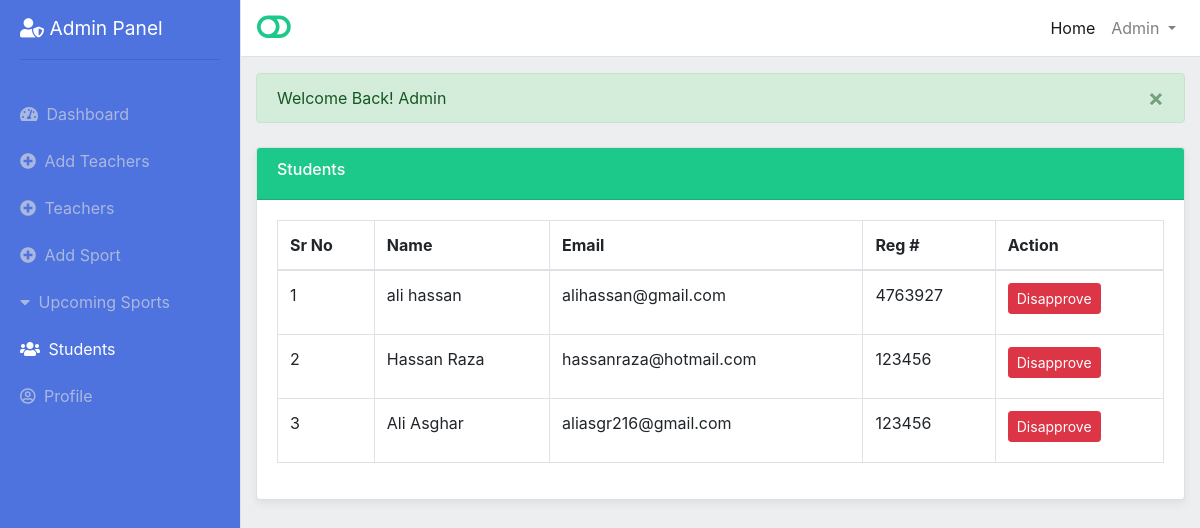
Page /admin/students.php (signed in) on the earlier database version.
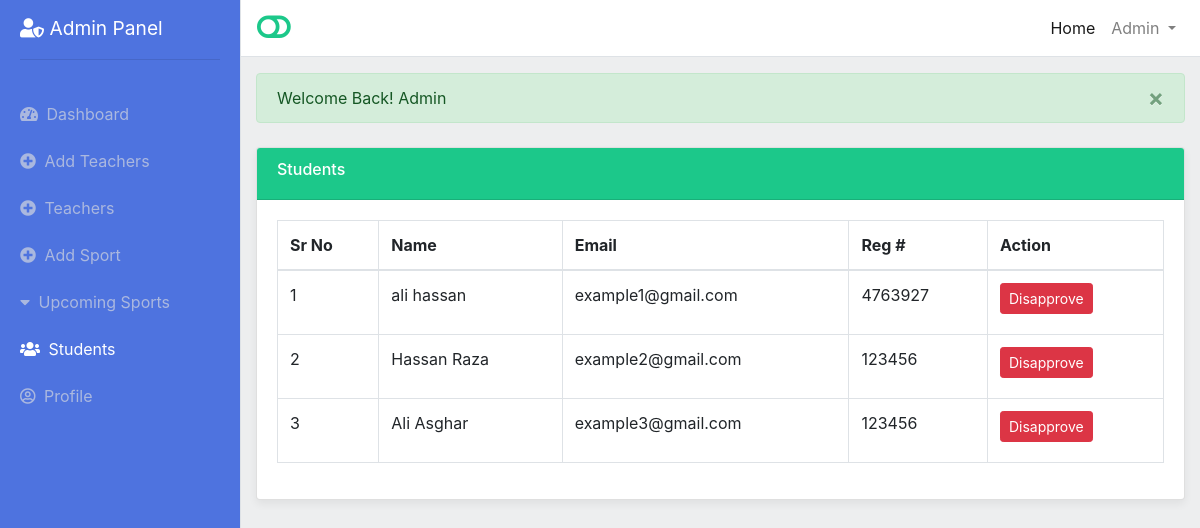
Same page on the later database version.
### tables this page shows
CREATE TABLE `users` (
  `id` int(11) NOT NULL,
  `name` varchar(255) NOT NULL,
  `email` varchar(255) NOT NULL,
  `reg` varchar(255) NOT NULL,
  `status` tinyint(4) NOT NULL,
  `password` varchar(255) NOT NULL
);

### admin/students.php (the view, shortened to what this page needs)
<?php require_once '../include/config/config.php'; ?>
<!DOCTYPE html>
<html lang="en">
<head>
  <link href="../assets/css/bootstrap.min.css" rel="stylesheet">
  <link href="../assets/fontawesome-free/css/all.min.css" rel="stylesheet">
  <link rel="stylesheet" href="../portal-assets/css/simple-sidebar.css?v=<?php echo time(); ?>">
</head>
<body>
  <div class="d-flex" id="wrapper">
    <div class="bg-light border-right" id="sidebar-wrapper">
      <div class="sidebar-heading "> <i class="fas fa-user-shield"></i> Admin Panel
        <hr>
      </div>
      <div class="list-group list-group-flush">
        <a href="index.php" class="list-group-item list-group-item-action  ">
          <span class="mr-1"> <i class="fas fa-tachometer-alt"></i> </span> Dashboard
        </a>
        <a href="add-teachers.php" class="list-group-item list-group-item-action ">
          <span class="mr-1"> <i class="fa fa-plus-circle"></i> </span> Add Teachers
        </a>
        <a href="registered-teachers.php" class="list-group-item list-group-item-action  ">
          <span class="mr-1"> <i class="fa fa-plus-circle"></i> </span> Teachers
        </a>
        <a href="add-sports.php" class="list-group-item list-group-item-action ">
          <span class="mr-1"> <i class="fa fa-plus-circle"></i> </span> Add Sport
        </a>
        <a href="upcoming-sports.php" class="list-group-item list-group-item-action ">
          <span class="mr-1"> <i class="fa fa-caret-down" aria-hidden="true"></i> </span> Upcoming Sports
        </a>
        <a href="index" class="list-group-item list-group-item-action active">
          <span class="mr-1"> <i class="fas fa-users"></i> </span> Students
        </a>
        <a href="admin-profile.php" class="list-group-item list-group-item-action ">
          <span class="mr-1"> <i class="far fa-user-circle"></i> </span> Profile
        </a>
      </div>
    </div>
    <div id="page-content-wrapper">
      <nav class="navbar navbar-expand-lg navbar-light bg-light border-bottom">
        <a href="#" id="menu-toggle"> <i class="fas fa-toggle-off toggler-fa "></i> </a>
        <div class="collapse navbar-collapse" id="navbarSupportedContent">
          <ul class="navbar-nav ml-auto mt-2 mt-lg-0">
            <li class="nav-item active">
              <a class="nav-link" href="../index.php">Home <span class="sr-only">(current)</span></a>
            </li>
            <li class="nav-item dropdown">
              <a class="nav-link dropdown-toggle" href="#" id="navbarDropdown" role="button" data-toggle="dropdown"
                aria-haspopup="true" aria-expanded="false">
                <?php echo $_SESSION['adminName']; ?>
              </a>
            </li>
          </ul>
        </div>
      </nav>
      <div class="container-fluid">
        <div class="my-3">
        </div>
        <div class="card my-4 ">
          <div class="card-header bg-success">
            <h6> Students </h6>
          </div>
          <div class="card-body">
            <div class="table-responsive">
              <table class="table table-bordered">
                <thead>
                  <tr>
                    <th>Sr No</th>
                    <th>Name</th>
                    <th>Email</th>
                    <th>Reg #</th>
                    <th>Action</th>
                  </tr>
                </thead>
                <tbody>
                  <?php
                  $query = '  SELECT * FROM users ';
                  $execute = mysqli_query($Connection, $query);
                  $srn = 0;
                  while ($row = mysqli_fetch_array($execute)) {
                      $id = $row['id'];
                      $name = $row['name'];
                      $email = $row['email'];
                      $regno = $row['reg'];
                      $srn++; ?>
                  <tr>
                    <td> <?php echo $srn; ?> </td>
                    <td> <?php echo $name ?> </td>
                    <td><?php echo $email ?></td>
                    <td><?php echo $regno; ?></td>
                    <td>
                      <a href="include/disapproveUser.php?dissaproveUser=<?php echo $id ?>  "
                        onclick="return confirm('Are you sure to Disapprove this user?')" class="btn btn-danger btn-sm mb-2 ">
                        Disapprove
                      </a>
                    </td>
                  </tr>
                  <?php
                  } ?>
                </tbody>
              </table>
            </div>
          </div>
        </div>
      </div>
    </div>
</body>
</html>

Differences in the rows shown:
changed users "ali hassan": email "alihassan@gmail.com" → "example1@gmail.com"
changed users "Hassan Raza": email "hassanraza@hotmail.com" → "example2@gmail.com"
changed users "Ali Asghar": email "aliasgr216@gmail.com" → "example3@gmail.com"
